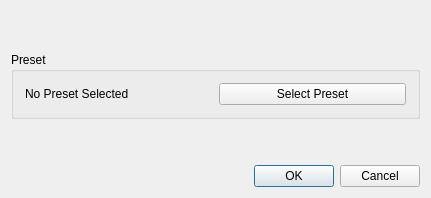
<?xml version="1.0" encoding="UTF-8"?>
<ui version="4.0">
 <class>AsyncRaceCreationDialog</class>
 <widget class="QDialog" name="AsyncRaceCreationDialog">
  <property name="geometry">
   <rect>
    <x>0</x>
    <y>0</y>
    <width>431</width>
    <height>198</height>
   </rect>
  </property>
  <property name="windowTitle">
   <string>Async Race Room Creation</string>
  </property>
  <layout class="QVBoxLayout" name="root_layout">
   <item>
    <widget class="AsyncRaceRoomSettingsWidget" name="settings_widget" native="true"/>
   </item>
   <item>
    <widget class="QGroupBox" name="preset_group">
     <property name="title">
      <string>Preset</string>
     </property>
     <layout class="QHBoxLayout" name="horizontalLayout">
      <item>
       <widget class="QLabel" name="preset_label">
        <property name="text">
         <string>No Preset Selected</string>
        </property>
       </widget>
      </item>
      <item>
       <widget class="QPushButton" name="preset_button">
        <property name="text">
         <string>Select Preset</string>
        </property>
       </widget>
      </item>
     </layout>
    </widget>
   </item>
   <item>
    <widget class="BackgroundTaskWidget" name="background_task_widget" native="true"/>
   </item>
   <item>
    <widget class="QDialogButtonBox" name="button_box">
     <property name="standardButtons">
      <set>QDialogButtonBox::StandardButton::Cancel|QDialogButtonBox::StandardButton::Ok</set>
     </property>
    </widget>
   </item>
  </layout>
 </widget>
 <layoutdefault spacing="6" margin="11"/>
 <customwidgets>
  <customwidget>
   <class>AsyncRaceRoomSettingsWidget</class>
   <extends>QWidget</extends>
   <header>randovania.gui.widgets.async_race_room_settings_widget</header>
   <container>1</container>
  </customwidget>
  <customwidget>
   <class>BackgroundTaskWidget</class>
   <extends>QWidget</extends>
   <header>randovania.gui.widgets.background_task_widget</header>
   <container>1</container>
  </customwidget>
 </customwidgets>
 <resources/>
 <connections/>
</ui>
